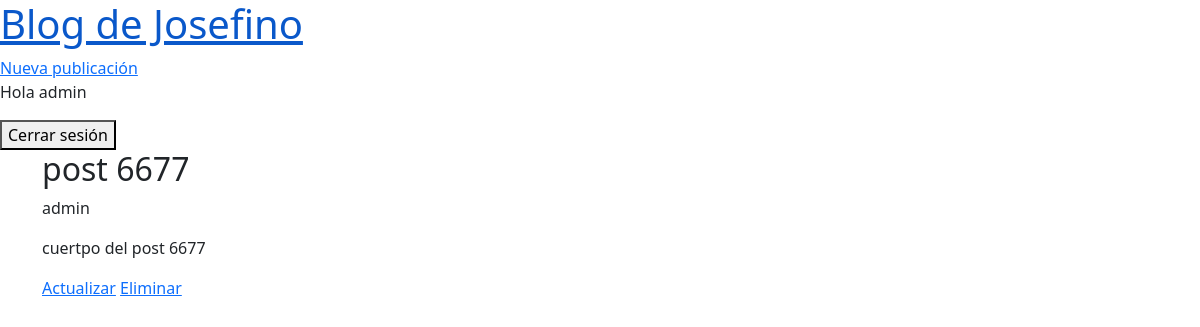
The page /publication/9/ (signed in) on the database its author committed.
### blog/models.py (models this page shows, shortened)
class Publication(models.Model):
    title = models.CharField(max_length=100)
    body = models.TextField()
    author = models.ForeignKey(
        'auth.User',
        on_delete=models.CASCADE,
    )
    date = models.DateTimeField(auto_now_add=True)
    updated = models.DateTimeField(auto_now=True)

### blog/views.py (the view)
# urls.py: path('publication/<int:pk>/', PublicationDetailView.as_view(), name='publication-detail'),
class PublicationDetailView(LoginRequiredMixin, DetailView):
    model = Publication
    template_name = 'publication-detail.html'

### templates/publication-detail.html
{% extends "_base.html" %}
{% block content %}
    <h2>{{ publication.title }}</h2>
    <p>{{ publication.author }}</p>
    <p>{{ publication.body }}</p>
    {% if publication.author.pk == request.user.pk %}
        <a href="{% url 'publication-update' publication.pk %}">Actualizar</a>
         <a href="{% url 'publication-delete' publication.pk %}">Eliminar</a>
    {% endif %}
{% endblock content %}

### templates/_base.html (shortened to what this page needs)
<!DOCTYPE html>
<html lang="en">
<head>
    <link href="https://cdn.jsdelivr.net/npm/bootstrap@5.3.3/dist/css/bootstrap.min.css" rel="stylesheet">
</head>
<body>
    <header>
        <h1><a href="{% url 'publications-list' %}">Blog de Josefino</a></h1>
        <div>
            <a href="{% url 'publication-create' %}">Nueva publicación</a>
        </div>
    </header>
    {% if user.is_authenticated %}
        <p>Hola {{ user.username }}</p>
         <form action="{% url 'logout' %}" method="post">
            <button type="submit">Cerrar sesión</button>
         </form>
    {% else %}
        <a href="{% url 'login' %}" class="btn btn-primary">Iniciar sesión</a> |
        <a href="{% url 'signup' %}" class="btn btn-primary">Registrarse</a>
    {% endif %}
    <main class="container">
        {% block content %}
        {% endblock content %}
    </main>
</body>
</html>

### rows shown on the page
Publication: title "post 6677", author "admin", body "cuertpo del post 6677"

### other values the page prints
{{ user.username }} "admin"
